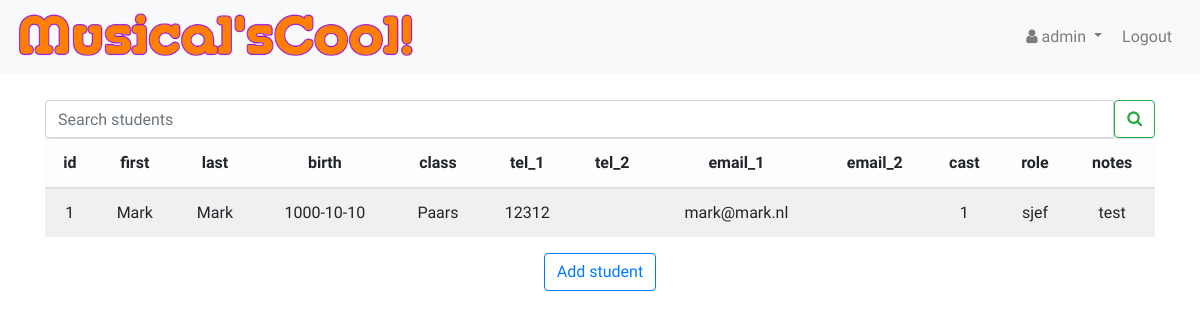
The page /index (signed in) on the database as committed earlier.
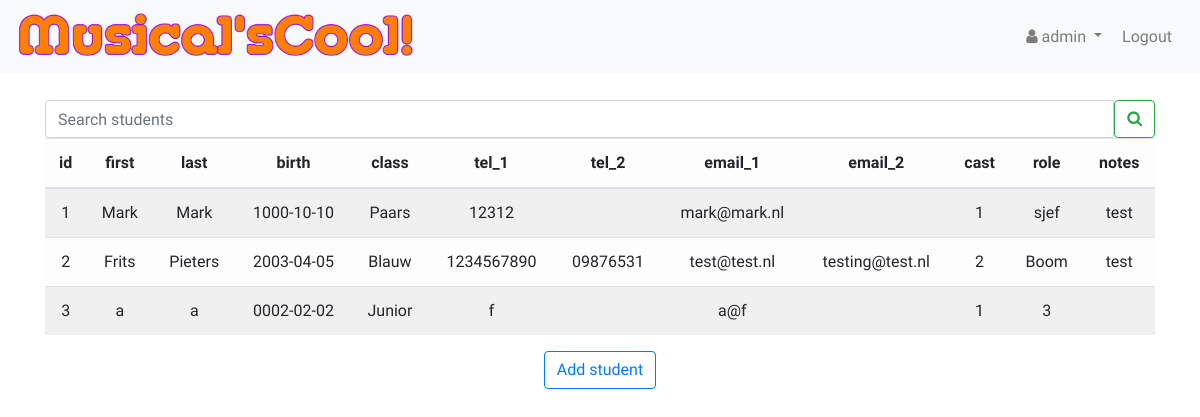
The same page on the database as committed later.
### tables this page shows
CREATE TABLE 'students' (
    'id' integer PRIMARY KEY AUTOINCREMENT NOT NULL, 
    'first' text NOT NULL, 
    'last' text NOT NULL, 
    'birth' date NOT NULL, 
    'class' text NOT NULL, 
    'tel_1' text NOT NULL, 
    'tel_2' text, 
    'email_1' text NOT NULL, 
    'email_2' text, 
    'cast' text, 
    'role' text, 
    'notes' text
);

### app.py (the view)
@app.route("/", methods =["GET", "POST"])
@app.route("/index", methods =["GET", "POST"])
@login_required
def index():
    if request.method == "POST":
        print("INDEX POST")
        """TODO"""
        """
        - Get search query
        - Run query on students database
        - return results
        - dispaly results on index.html
        """
        return redirect(url_for("index"))
    else:
        print("INDEX GET")
        conn = connect_db(database)
        conn.row_factory = dict_factory
        student_cast = 2
        headers = get_headers(conn)
        query = "SELECT * FROM students"
        records = search_student(conn, query)
        if not records:
            return render_template("index.html",
                                    session = session,
                                    student_cast = student_cast,
                                    headers = headers)
        for record in records:
            for value in record:
                if record[value] == None:
                    record[value] = "-"
        close_connection(conn)
        return render_template("index.html",
                            session = session,
                            records = records,
                            headers = headers,
                            student_cast = student_cast)

### app.py (called while the page is built)
@app.after_request
def after_request(response):
    response.headers["Cache-Control"] = "no-cache, no-store, must-revalidate"
    response.headers["Expires"] = 0
    response.headers["Pragma"] = "no-cache"
    return response

### helpers.py (called while the page is built)
def login_required(f):
    @wraps(f)
    def decorated_function(*args, **kwargs):
        if session.get("user_id") is None:
            return redirect("/login")
        return f(*args, **kwargs)
    return decorated_function

def connect_db(db_file):
    conn = None
    try:
        conn = sqlite3.connect(db_file)
        print("Succesfully connected to {}".format(db_file))
        return conn
    except sqlite3.Error as error:
        print("Failed to connect to database. Error:", error)

def close_connection(conn):
    if conn:
        conn.close()
        print("SQLite connection is closed.")

def dict_factory(cursor, row):
    d = {}
    for idx, col in enumerate(cursor.description):
        d[col[0]] = row[idx]
    return d

def get_headers(conn):
    try:
        cur = conn.cursor()
        headers = []
        cur.execute
        cur.execute("PRAGMA table_info(students)")
    except sqlite3.Error as error:
        print("Pragma failed. Error: ", error)
        conn.rollback()
    else:
        conn.commit()
        for col in cur.fetchall():
            headers.append(col["name"])
        print("Pragma succeeded")
        return headers

def search_student(conn, query):
    try:
        cur = conn.cursor()
        records = cur.execute(query).fetchall()
    except sqlite3.Error as error:
        print("Failed to search students table. Error", error)
    else:
        if len(records) >= 1:
            print(len(records),"record(s) matched the search query on students table.")
            return records

### templates/index.html (shortened to what this page needs)
{% extends "layout.html" %}
{% block main %}
<div class="row">
    <div class="col">
        <form action="" class="form-horzintal" autocomplete="off" method="POST" accept-charset="utf-8">
            <div class="input-group">
                <input class="form-control" type="search" placeholder="Search students">
                <button class="btn btn-outline-success" type="submit"><i class="fa fa-search"></i></button>
            </div>
        </form>
    </div>
</div>
<div class="row">
    <div class="col d-flex justify-content-center">
        <table id="table" class="table table-light table-striped display">
            <thead>
                <tr>
                    {% for head in headers %}
                    <th>{{ head }}</th>
                    {% endfor %}
                </tr>
            </thead>
            {% if records %}
            <tbody>
                {% for record in records %}
                <tr>
                    {% for value in record %}
                    <td>{{ record[value] }}</td>
                    {% endfor %}
                </tr>
                {% endfor %}
            </tbody>
            {% endif %}
        </table>
    </div>
</div>
<div class="row">
    <div class="col d-flex justify-content-center">
        <button class="btn btn-outline-primary" id="newStudentBtn">Add student</button>
    </div>
</div>
{% endblock %}

### templates/layout.html (shortened to what this page needs)
<!DOCTYPE html>
<html lang="en">
    <head>
        <link rel="stylesheet" href="https://maxcdn.bootstrapcdn.com/bootstrap/4.1.3/css/bootstrap.min.css">
        <link rel="stylesheet" href="https://maxcdn.bootstrapcdn.com/font-awesome/4.7.0/css/font-awesome.min.css">
        <link rel="stylesheet" href="/static/css/styles.css">
    </head>
    <body>
        <nav class="navbar navbar-expand-lg navbar-light bg-light sticky" style="z-index: 1">
            <a class="navbar-brand logo" href="{{ url_for('index') }}">
                <img class="logo" src="/static/images/musicalscool-logo.png" alt="">
            </a>
            <div class="collapse navbar-collapse" id="navbar">
                <ul class="navbar-nav ml-auto">
                    {% if session.user_id %}
                    <li class="nav-item dropdown mr-1">
                        <a class="nav-link dropdown-toggle" href="#" id="navbarDropdown" role="button" data-toggle="dropdown" aria-haspopup="true" aria-expanded="false">
                            <span><i class="fa fa-user"></i></span>
                            {{ session["username"] }}
                        </a>
                    </li>
                    <li class="nav-item mr-1">
                        <a class="nav-link" href="{{ url_for('logout') }}">Logout</a>
                    </li>
                    {% endif %}
                </ul>
            </div>
        </nav>
        <main>
            <div class="container margin-offset" style="z-index: 0">
                {% block main %}{% endblock %}
            </div>
        </main>
    </body>

### static/css/styles.css (style rules this page uses)
:root { --brand-orange: #fb7f03; --brand-purple: #a931bd; }
body { font-family: 'Varela', sans-serif; }
.logo { width: auto; display: flex; max-width: 400px; margin-left: inherit; margin-right: inherit; }
.dropdown-toggle { font-family: inherit; margin: 0; }
main .form-control { display: inline-block; width: auto; }
.margin-offset { margin-top: 100px; }
.sticky { position: fixed; width: 100%; }
main { overflow-x: auto; text-align: center; }

Rows that differ between the two databases and show on the page:
added students: id "2" "Frits" "Pieters" "2003-04-05" "Blauw" "1234567890" "09876531" "test@test.nl" "testing@test.nl" "2" "Boom" "test"
added students: id "3" "a" "a" "0002-02-02" "Junior" "f" "a@f" "1" "3"
